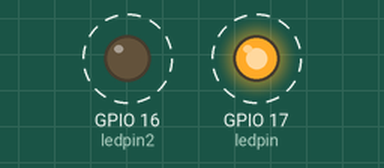
The program below on a simulated ESP32 board running MicroPython. On the bench: output pins drawn as LEDs (lit = HIGH). Dashed ring = blinking.

Above: at 0.5 s.
Timing chart, 0 to 4.6 s (numbered marks = the images above):
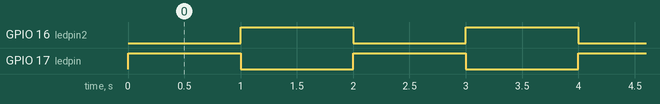

Measured:
- by itself, GPIO 16 (ledpin2), GPIO 17 (ledpin): alternates HIGH for 1.0 s and LOW for 1.0 s

The program:

led.py
```python
#!/usr/bin/python3
# -*- coding:utf-8 -*-

"""
__file__ = led.py
__author__ = rotoapanta "Roberto Toapanta"
__copyright__ = "Copyright 2022, BitTech"
__credits__ = ["Roberto Toapanta, Giovanny Toapanta"]
__license__ = "GPL"
__version__ = "1.0.1"
__maintainer__ = "Roberto Toapanta"
__email__ = "robertocarlos.toapanta@gmail.com"
__status__ = "Production"
__date__ = 16/8/22 10:58
__description__ = "This project is based on an ESP32-S2 general-purpose development board with
                    micropython that allows the rgb led to blink."
__information__ :
"""

from machine import Pin
import neopixel
import time
from time import sleep

#El Pin del led es el 2 que corresponde al GPI17 Y 16

ledpin=17
ledpin2=16
pin = Pin(ledpin, Pin.OUT)
pin2 = Pin(ledpin2, Pin.OUT)
while True:
  pin.value(1)
  pin2.off()
  sleep(1)
  pin.value(0)
  pin2.on()
  sleep(1)
```
